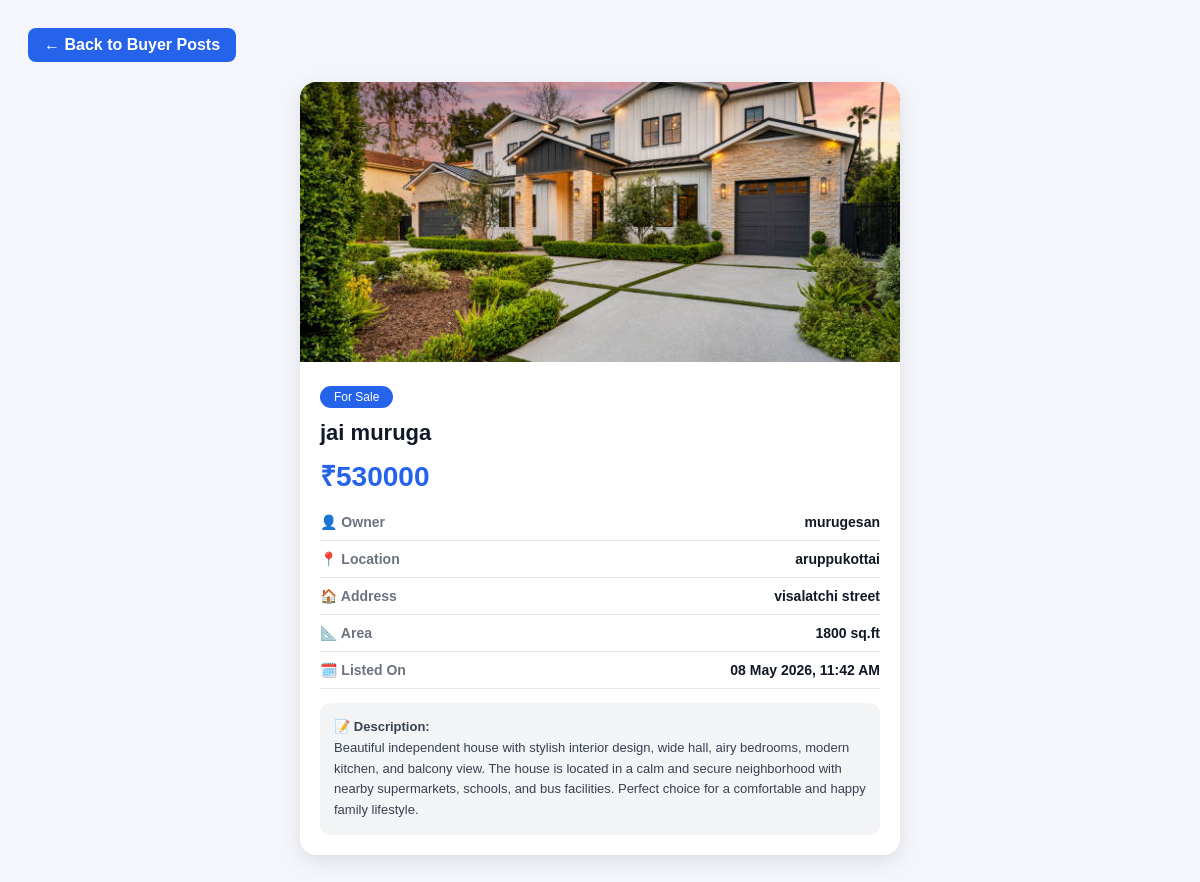
Page /buyer/36/ on the committed database.
### property/models.py (models this page shows, shortened)
class BuyerListing(models.Model):
    house_name  = models.CharField(max_length=200)
    owner_name  = models.CharField(max_length=200)
    sqft        = models.PositiveIntegerField()
    price       = models.DecimalField(max_digits=12, decimal_places=2)
    description = models.TextField()
    address     = models.TextField()
    location    = models.CharField(max_length=200)
    house_photo = models.ImageField(upload_to='buyer_photos/', blank=True, null=True)
    created_at  = models.DateTimeField(auto_now_add=True)
    class Meta:
        ordering = ['-created_at']

### property/views.py (the view)
# urls.py: path('buyer/<int:pk>/', views.buyer_detail, name='buyer_detail'),  # ✅ pk add பண்ணு
def buyer_detail(request, pk):
    listing = get_object_or_404(BuyerListing, pk=pk)
    return render(request, 'buyer_detail.html', {'listing': listing})

### templates/buyer_detail.html (shortened to what this page needs)
<!DOCTYPE html>
<html lang="en">
<head>
</head>
<body>
    <a href="{% url 'property:buyer_posts_list' %}" class="back-btn">← Back to Buyer Posts</a>
    <div class="card">
        {% if listing.house_photo %}
            <img src="{{ listing.house_photo.url }}" alt="{{ listing.house_name }}"/>
        {% else %}
            <div class="card-no-img">🏠</div>
        {% endif %}
        <div class="card-body">
            <span class="badge">For Sale</span>
            <div class="title">{{ listing.house_name }}</div>
            <div class="price">₹{{ listing.price|floatformat:0 }}</div>
            <div class="row">
                <span class="lbl">👤 Owner</span>
                <span class="val">{{ listing.owner_name }}</span>
            </div>
            <div class="row">
                <span class="lbl">📍 Location</span>
                <span class="val">{{ listing.location }}</span>
            </div>
            <div class="row">
                <span class="lbl">🏠 Address</span>
                <span class="val">{{ listing.address }}</span>
            </div>
            <div class="row">
                <span class="lbl">📐 Area</span>
                <span class="val">{{ listing.sqft }} sq.ft</span>
            </div>
            <div class="row">
                <span class="lbl">🗓️ Listed On</span>
                <span class="val">{{ listing.created_at|date:"d M Y, h:i A" }}</span>
            </div>
            <div class="desc-box">
                <strong>📝 Description:</strong><br/>
                {{ listing.description }}
            </div>
        </div>
    </div>
</body>
</html>

### templates/buyer_detail.html (style rules this page uses)
body { font-family: Arial, sans-serif; background: #f4f6fb; padding: 20px; }
.back-btn { display: inline-block; margin-bottom: 20px; padding: 8px 16px; background: #2563eb; color: #fff; border-radius: 8px; text-decoration: none; font-weight: bold; }
.card { background: #fff; border-radius: 16px; overflow: hidden; box-shadow: 0 6px 20px rgba(0,0,0,0.1); max-width: 600px; margin: 0 auto; }
.card img { width: 100%; height: 280px; object-fit: cover; }
.card-body { padding: 20px; }
.badge { display: inline-block; padding: 4px 14px; background: #2563eb; color: #fff; border-radius: 20px; font-size: 12px; margin-bottom: 12px; }
.title { font-size: 22px; font-weight: 900; color: #111827; margin-bottom: 4px; }
.price { font-size: 28px; font-weight: 900; color: #2563eb; margin: 10px 0; }
.row { display: flex; justify-content: space-between; padding: 10px 0; border-bottom: 1px solid #e5e7eb; font-size: 14px; }
.lbl { color: #6b7280; font-weight: 600; }
.val { font-weight: 800; color: #111827; }
.desc-box { background: #f3f4f6; border-radius: 10px; padding: 14px; font-size: 13px; color: #374151; margin-top: 14px; line-height: 1.6; }

### rows in the picture
BuyerListing: house_photo (picture), house_name "jai muruga", price "530000", owner_name "murugesan", location "aruppukottai", address "visalatchi street", sqft "1800", created_at "08 May 2026, 11:42 AM", description "Beautiful independent house with stylish interior design, wide hall, airy bedrooms, modern kitchen, and balcony view. The house is located in a calm and secure neighborhood with nearby supermarkets, schools, and bus facilities. Perfect choice for a comfortable and happy family lifestyle."
